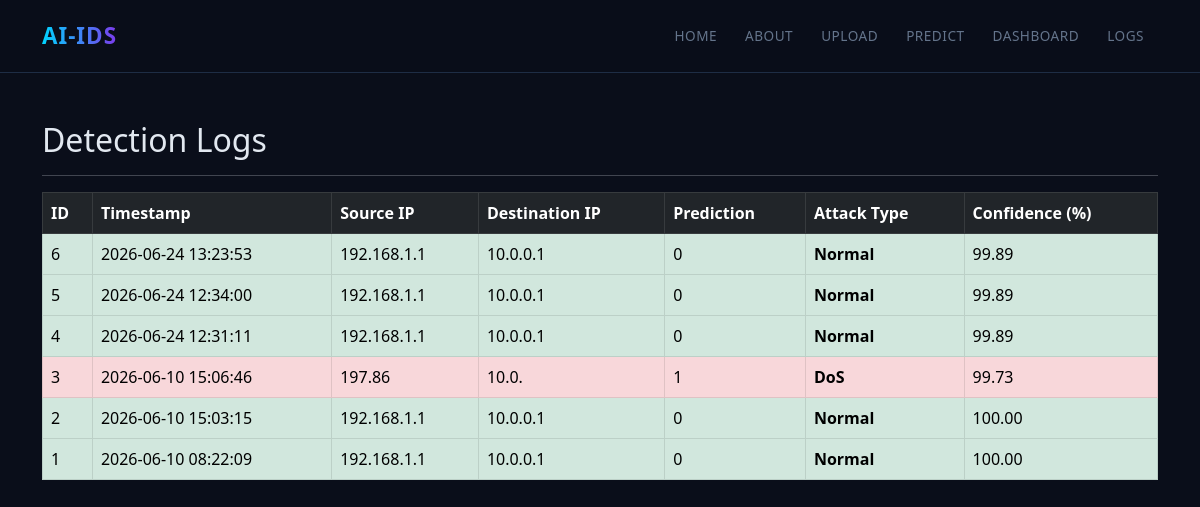
Page /logs on the committed database.
### tables this page shows
CREATE TABLE detection_logs (
            id INTEGER PRIMARY KEY AUTOINCREMENT,
            timestamp TEXT,
            source_ip TEXT,
            destination_ip TEXT,
            prediction TEXT,
            attack_type TEXT,
            confidence REAL,
            details TEXT
        );

### app.py (the view)
@app.route('/logs')
def logs():
    conn = sqlite3.connect('database/intrusion_logs.db')
    df = pd.read_sql_query("SELECT * FROM detection_logs ORDER BY timestamp DESC", conn)
    conn.close()
    return render_template('logs.html', logs=df.to_dict('records'))

### templates/logs.html (shortened to what this page needs)
<!DOCTYPE html>
<html lang="en">
<head>
    <link href="https://cdn.jsdelivr.net/npm/bootstrap@5.3.0/dist/css/bootstrap.min.css" rel="stylesheet">
    <link rel="stylesheet" href="{{ url_for('static', filename='css/style.css') }}">
</head>
<body>
    <nav class="navbar navbar-expand-lg navbar-dark bg-dark">
        <div class="container">
            <a class="navbar-brand" href="/">AI-IDS</a>
            <div class="collapse navbar-collapse">
                <ul class="navbar-nav ms-auto">
                    <li class="nav-item"><a class="nav-link" href="/">Home</a></li>
                    <li class="nav-item"><a class="nav-link" href="/about">About</a></li>
                    <li class="nav-item"><a class="nav-link" href="/upload">Upload</a></li>
                    <li class="nav-item"><a class="nav-link" href="/predict">Predict</a></li>
                    <li class="nav-item"><a class="nav-link" href="/dashboard">Dashboard</a></li>
                    <li class="nav-item"><a class="nav-link" href="/logs">Logs</a></li>
                </ul>
            </div>
        </div>
    </nav>
    <div class="container mt-5">
        <h2>Detection Logs</h2>
        <hr>
        <table class="table table-bordered table-hover">
            <thead class="table-dark">
                <tr>
                    <th>ID</th>
                    <th>Timestamp</th>
                    <th>Source IP</th>
                    <th>Destination IP</th>
                    <th>Prediction</th>
                    <th>Attack Type</th>
                    <th>Confidence (%)</th>
                </tr>
            </thead>
            <tbody>
                {% for log in logs %}
                <tr class="{% if log.attack_type != 'Normal' %}table-danger{% else %}table-success{% endif %}">
                    <td>{{ log.id }}</td>
                    <td>{{ log.timestamp }}</td>
                    <td>{{ log.source_ip }}</td>
                    <td>{{ log.destination_ip }}</td>
                    <td>{{ log.prediction }}</td>
                    <td><strong>{{ log.attack_type }}</strong></td>
                    <td>{{ "%.2f"|format(log.confidence) }}</td>
                </tr>
                {% endfor %}
            </tbody>
        </table>
    </div>
</body>
</html>

### static/css/style.css (style rules this page uses)
:root { --primary: #00d4ff; --danger: #ff4757; --success: #2ed573; --warning: #ffa502; --dark: #0a0e1a; --card-bg: #111827; --input-bg: #1a2236; --border: #1e2d45; --text: #e2e8f0; --muted: #64748b; }
* { box-sizing: border-box; margin: 0; padding: 0; }
body { background: var(--dark); color: var(--text); font-family: 'Segoe UI', system-ui, sans-serif; min-height: 100vh; }
.navbar { background: rgba(10,14,26,.95) !important; backdrop-filter: blur(12px); border-bottom: 1px solid var(--border); padding: 14px 0; position: sticky; top: 0; z-index: 1000; }
.navbar-brand { font-size: 1.4rem; font-weight: 700; background: linear-gradient(90deg, var(--primary), #7c3aed); -webkit-background-clip: text; -webkit-text-fill-color: transparent; letter-spacing: 1px; }
.nav-link { color: var(--muted) !important; font-size: .85rem; letter-spacing: .5px; text-transform: uppercase; transition: color .25s; position: relative; padding: 6px 14px !important; }
.nav-link::after { content:''; position:absolute; bottom:0; left:50%; transform:translateX(-50%); width:0; height:2px; background:var(--primary); transition:width .25s; }

### rows in the picture
detection_logs: id "6", timestamp "2026-06-24 13:23:53", source_ip "192.168.1.1", destination_ip "10.0.0.1", prediction "0", attack_type "Normal", confidence "99.89"
detection_logs: id "5", timestamp "2026-06-24 12:34:00", source_ip "192.168.1.1", destination_ip "10.0.0.1", prediction "0", attack_type "Normal", confidence "99.89"
detection_logs: id "4", timestamp "2026-06-24 12:31:11", source_ip "192.168.1.1", destination_ip "10.0.0.1", prediction "0", attack_type "Normal", confidence "99.89"
detection_logs: id "3", timestamp "2026-06-10 15:06:46", source_ip "197.86", destination_ip "10.0.", prediction "1", attack_type "DoS", confidence "99.73"
detection_logs: id "2", timestamp "2026-06-10 15:03:15", source_ip "192.168.1.1", destination_ip "10.0.0.1", prediction "0", attack_type "Normal", confidence "100.00"
detection_logs: id "1", timestamp "2026-06-10 08:22:09", source_ip "192.168.1.1", destination_ip "10.0.0.1", prediction "0", attack_type "Normal", confidence "100.00"
